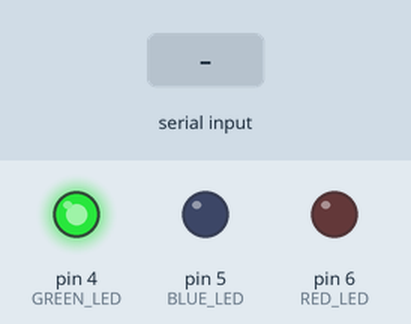
Bench run of a sketch on a simulated Arduino Uno, built with avr-gcc and run on an emulated ATmega328P. On the bench: output pins drawn as LEDs (lit = HIGH). The test bench sets the inputs (shaded band). What the sketch prints to the serial monitor is not drawn.

Above: at 1.2 s.
1.3 s: "K 2\n" received over the second serial link
At 2.5 s:
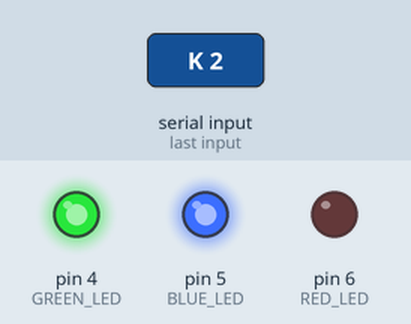
3.3 s: "90,45,200\n" received over the second serial link
At 4.2 s:
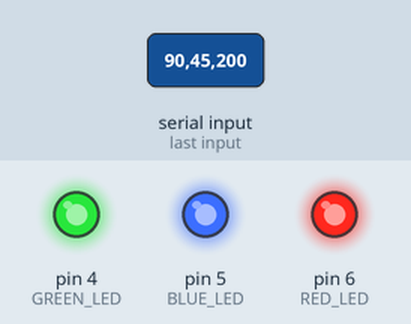
5.3 s: "90,45\n" received over the second serial link
At 6.7 s:
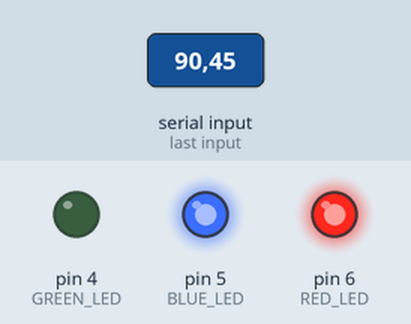
7.3 s: "0\n" received over the second serial link
At 8.1 s:
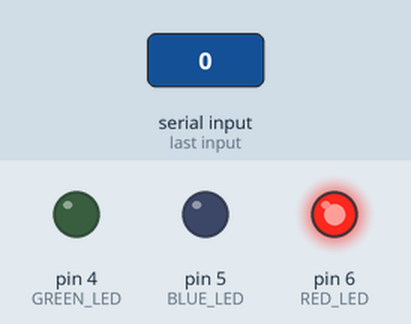
9.3 s: "Z90\n" received over the second serial link
At 10.8 s:
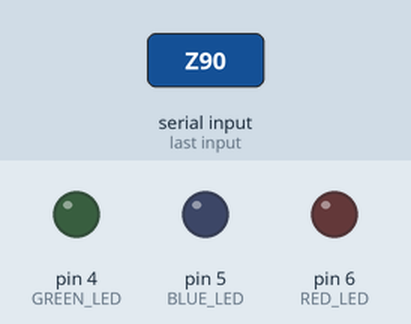
11.3 s: "30,150,10\n" received over the second serial link
At 12.9 s:
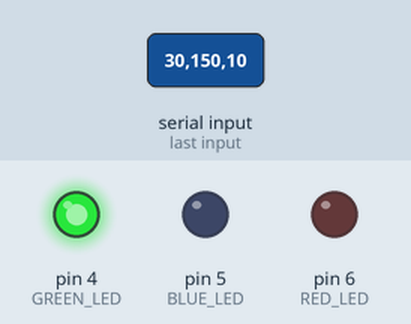
Timing chart, 0 to 14.3 s (numbered marks = the images above; inputs shaded):
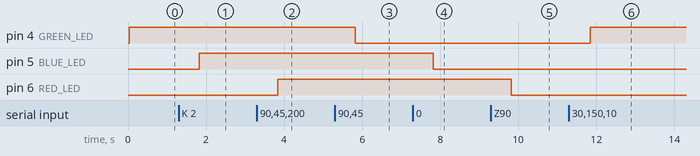

The sketch:

AN128_arduino.ino
```cpp
/*
AN128_ardunio_cozir CO2 Demonstration code 11/29/2017 Runs on Ardunio UNO, MEGA or MEGA2560
  Written by: Marv Kausch 11/22/2016 or Co2meter.com
  Revised 11/29/17 by John Houck

  This sketch connects a COZIR sensor and reports readings back to the host computer over USB.
  The value is stored in a global variable 'co2' and can be used for any number of applications.

  pin connections:

  Arduino________COZIR Sensor
   GND ------------------ 1 (gnd)
   3.3v------------------- 3 (Vcc)
    11 -------------------- 5 (Rx)
    12 -------------------- 7 (Tx)


Modified by RM on 04/17/24 to work with strings and CM-200 and LEDs
*/
#include <SoftwareSerial.h>

SoftwareSerial mySerial(12, 11); // RX, TX pins on Ardunio

// if using a CO2Meter CM-200 Sensor Development Board, set this to 1 if you want the LEDs to flash
// if you're wiring directly to the sensor, set this to 0
#define CM200 1

#if CM200
#define GREEN_LED 4
#define BLUE_LED 5
#define RED_LED 6

uint8_t ind = GREEN_LED;
#endif

// if you want the sensor to stream set this to 1
// if you want to use the sensor in polling mode, set this to 0 and set the delay_ms to desired delay time
#define STREAMING 1
const int delay_ms = 500;

//int co2 = 0;
double multiplier = 1; // 1 for 2% =20000 PPM, 10 for 20% = 200,000 PPM

const uint8_t buff_size = 64;
//uint8_t buff[buff_size];
uint8_t index = 0;

int fill_buffer();  // function prototypes here
int format_output();
double get_co2(char * str);

void setup() {
  Serial.begin(9600);
  Serial.print("\n\n");
  Serial.println("             AN128 Ardunio to Cozir CO2 Sensor - Demonstration code 11/29/2017\n\n");

#if CM200
  pinMode(GREEN_LED, OUTPUT);
  pinMode(BLUE_LED, OUTPUT);
  pinMode(RED_LED, OUTPUT);

  digitalWrite(GREEN_LED, LOW);
  digitalWrite(BLUE_LED, LOW);
  digitalWrite(RED_LED, LOW);
#endif

  mySerial.begin(9600); // Start serial communications with sensor

  mySerial.println("M 6"); // send Mode for Z and z outputs
  // "Z xxxxx z xxxxx" (CO2 filtered and unfiltered)

#if STREAMING
  mySerial.println("K 1");  // set streaming mode
#else
  mySerial.println("K 2");  // set streaming mode
#endif
}

void loop() {
  double co2_flt = 0.0;
  double co2_raw = 0.0;
  uint8_t buff[buff_size] = { 0 };

#if CM200
  // if using a CM-200 we can cycle through the LEDs to high and low so we can see that we're in the loop
  if (digitalRead(ind) == HIGH)
    digitalWrite(ind, LOW);
  else
    digitalWrite(ind, HIGH);

  ind++;
  if (ind > RED_LED)
    ind = GREEN_LED;
#endif

  mySerial.flush();
#if STREAMING == 0
  mySerial.println("Z");  // set streaming mode
#endif

  int timeout = 5000;
  while ( mySerial.available() <= 0 && timeout-- > 0) {
    Serial.print(".");
    delay(10);
  }
  Serial.println("");

  delay(10); //delay 10ms to give the Serial buffer some time to fill
  Serial.print("Sensor Response: ");
  index = 0;
  while ( mySerial.available() > 0 ) {
    char tmp = mySerial.read();
    buff[index] = tmp;
    Serial.print((char)tmp);

    if (tmp == '\r')
      break;

    index++;
    if (index >= buff_size) //let's not overflow the buffer
      break;
  }

  Serial.println("");

  char *p = buff;
  char *str;

  while ((str = strtok_r(p, " ", &p)) != NULL) {
    if (str[0] == 'Z') {
      str = strtok_r(p, " ", &p);
      co2_flt = get_co2(str);
    }
    if (str[0] == 'z') {
      str = strtok_r(p, " ", &p);
      co2_raw = get_co2(str);
    }
  }

  Serial.println("");
  Serial.print("***** Filtered CO2 PPM: ");
  Serial.print(co2_flt);
  Serial.print("\r\n");
#if STREAMING   // we don't need to print this out if we're not streaming
  Serial.print("***** Raw CO2 PPM: ");
  Serial.print(co2_raw);
  Serial.print("\r\n");
#endif

  delay(delay_ms);
}

double get_co2(char * str) {
  for (int i = 0; i < strlen(str); i++) { //cycle through char array making sure we're all digits
    if (!isDigit(str[i])) {
     str[i] = '\0';
    }
  }

  return atof(str) * multiplier; // this is not great we could crash here if the first character is not a number
}
```

Measured:
- after the input at 1.3 s, pin 5 (BLUE_LED): LOW → HIGH after 0.53 s
- after the input at 3.3 s, pin 6 (RED_LED): LOW → HIGH after 0.54 s
- after the input at 5.3 s, pin 4 (GREEN_LED): HIGH → LOW after 0.53 s
- after the input at 7.3 s, pin 5 (BLUE_LED): HIGH → LOW after 0.53 s
- after the input at 9.3 s, pin 6 (RED_LED): HIGH → LOW after 0.53 s
- after the input at 11.3 s, pin 4 (GREEN_LED): LOW → HIGH after 0.54 s
